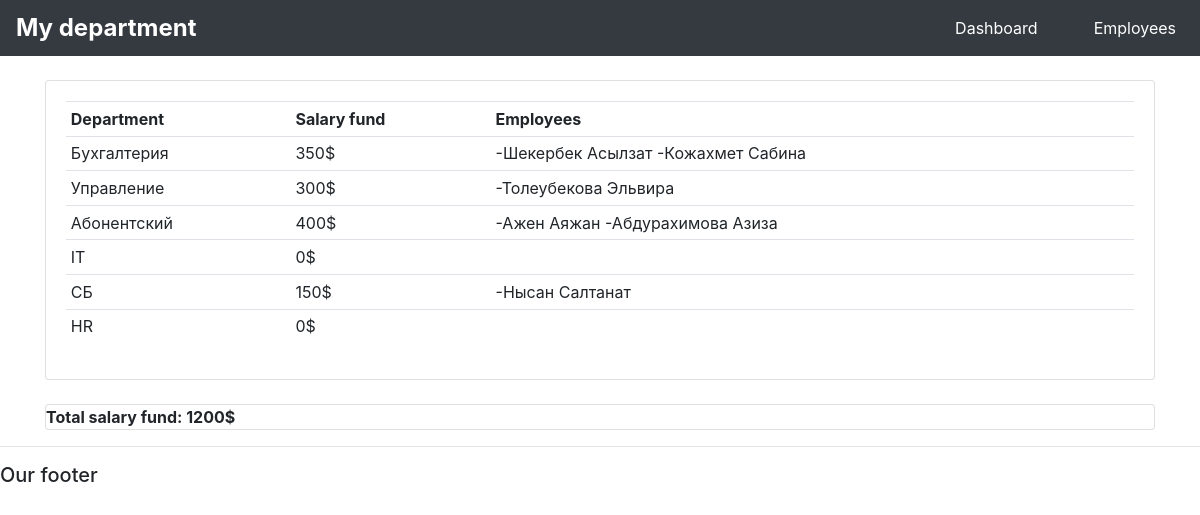
/get-report/, run on the app's committed database.
### uchet/models.py (models this page shows, shortened)
class Otdel(models.Model):
    name = models.CharField('Название отдела', max_length=100)
    phone = models.CharField('Телефон отдела', max_length=100)
    class Meta:
        verbose_name = 'Отдел'
        verbose_name_plural = 'Отделы'

class Position(models.Model):
    name = models.CharField('Должность', max_length=100)
    zarplata = models.PositiveSmallIntegerField('Зарплата сотрудника', default = 0)
    otdel = models.ForeignKey(Otdel, on_delete = models.SET_NULL, null = True)
    class Meta:
        verbose_name = 'Должность'
        verbose_name_plural = 'Должности'

class Employee(models.Model):
    first_name = models.CharField('Имя сотрудника', max_length=100)
    last_name = models.CharField('Фамилия сотрудника', max_length=100)
    position = models.ForeignKey(Position, on_delete = models.SET_NULL, null = True)
    hired_date = models.DateField(default = datetime.date.today)
    class Meta:
        verbose_name = 'Сотрудник'
        verbose_name_plural = 'Сотрудники'

### uchet/views.py (the view)
# urls.py: path('get-report/', views.getReport, name = 'get-report'),
def getReport(request):
    departments = Otdel.objects.all()
    context = {
        'departments': departments
    }
    return render(request, 'uchet/report.html', context)

### uchet/templatetags/otdel_salary_tag.py (called while the page is built)
@register.simple_tag()
def get_otdel_salary(dep_name):
    department = Otdel.objects.get(name = dep_name)
    otdel_salary_fund = 0
    for position in department.position_set.all():
        otdel_salary_fund += (position.zarplata * position.employee_set.count())
    return otdel_salary_fund

@register.simple_tag()
def get_otdel_employees(dep_name):
    department = Otdel.objects.get(name = dep_name)
    otdel_employees = []
    for position in department.position_set.all():
        for employee in position.employee_set.all():
            otdel_employees.append(employee)
    return otdel_employees

@register.simple_tag()
def get_total_salary():
    departments = Otdel.objects.all()
    total_salary = 0
    for dep in departments:
        total_salary += get_otdel_salary(dep.name)
    return total_salary

### uchet/templates/uchet/report.html
{%  extends 'uchet/main.html' %}
{% load otdel_salary_tag %}
{% block content %}
<div class="row">
    <div class="container">
        <br>
        <div class="card card-body">
            <table class="table table-sm">
				<tr>
					<th>Department</th>
                    <th>Salary fund</th>
                    <th>Employees</th>
				</tr>
				{% for department in departments %}
					<tr>
						<td>{{department.name}}</td>
                        <td>
                            {% get_otdel_salary department.name %}$
                        </td>
                        <td>
                            {% get_otdel_employees department.name as otdel_employees %}
                            {% for employee in otdel_employees %}
                                -{{ employee.last_name }} {{ employee.first_name }}
                            {% endfor %}
                        </td>
					</tr>
				{% endfor %}
            </table>
        </div>
        <br>
        <div class="card body">
                <strong>Total salary fund: {% get_total_salary %}$</strong>
        </div>
    </div>
</div>
{% endblock %}

### data on the page
Otdel: name "Бухгалтерия", name+id "350", name+id "1200"
Employee: last_name "Шекербек", first_name "Асылзат"
Employee: last_name "Кожахмет", first_name "Сабина"
Otdel: name "Управление", name+id "300"
Employee: last_name "Толеубекова", first_name "Эльвира"
Otdel: name "Абонентский", name+id "400"
Employee: last_name "Ажен", first_name "Аяжан"
Employee: last_name "Абдурахимова", first_name "Азиза"
Otdel: name "IT", name+id "0"
Otdel: name "СБ", name+id "150"
Employee: last_name "Нысан", first_name "Салтанат"
Otdel: name "HR", name+id "0"
